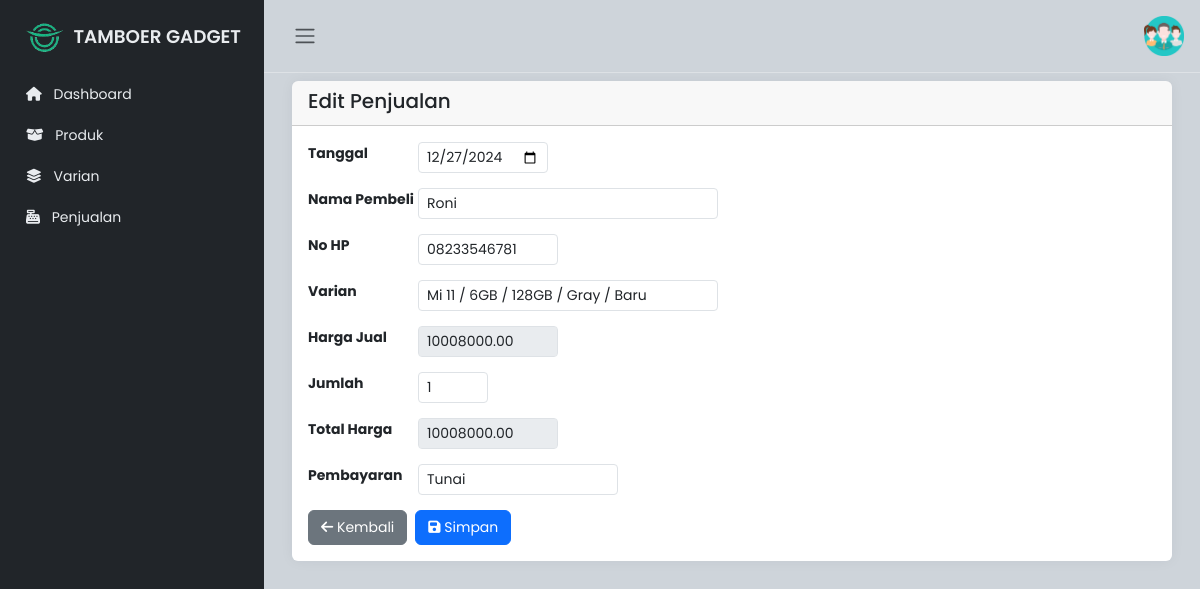
/pegawai/edit_penjualan.php?id=33, run on the app's committed database.
### tables this page shows
CREATE TABLE `penjualan` (
  `id_penjualan` int(11) NOT NULL,
  `id_faktur` int(11) NOT NULL,
  `tanggal` date NOT NULL,
  `id_user` int(11) NOT NULL,
  `nama_pembeli` varchar(255) NOT NULL,
  `no_hp` varchar(20) NOT NULL,
  `id_varian` int(11) DEFAULT NULL,
  `harga_jual` decimal(10,2) NOT NULL,
  `jumlah` int(11) NOT NULL,
  `total_harga` decimal(10,2) NOT NULL,
  `metode_pembayaran` enum('Tunai','Transfer') NOT NULL
);

### pegawai/edit_penjualan.php (the view, shortened to what this page needs)
<!DOCTYPE html>
<html lang="en">
<head>
    <link rel="stylesheet" href="https://cdn.jsdelivr.net/npm/bootstrap@5.3.0-alpha2/dist/css/bootstrap.min.css">
    <link rel="stylesheet" href="https://cdnjs.cloudflare.com/ajax/libs/font-awesome/6.1.1/css/all.min.css">
    <link rel="stylesheet" href="../css/style.css">
</head>
<body>
    <div class="wrapper">
        <?php include 'sidebar.php'; ?>
        <div class="main">
            <?php include 'navbar.php'; ?>
            <main class="content px-3 py-2">
                <div class="container-fluid">
                    <div class="card border-0">
                        <div class="card-header">
                            <h5 class="card-title mb-1">Edit Penjualan</h5>
                        </div>
                        <div class="card-body">
                            <?php
                            include 'koneksi.php';
                            $id_penjualan = $_GET['id'];
                            $query = "SELECT * FROM penjualan WHERE id_penjualan = '$id_penjualan'";
                            $result = mysqli_query($conn, $query);
                            $penjualan = mysqli_fetch_assoc($result);
                            ?>
                            <form action="proses_edit_penjualan.php" method="POST">
                                <div class="form-group">
                                    <label for="tanggal" class="form-label">Tanggal</label>
                                    <input type="date" class="form-control form-control-sm" id="tanggal" name="tanggal"
                                        value="<?php echo $penjualan['tanggal']; ?>" required style="max-width: 130px;">
                                </div>
                                <div class="form-group">
                                    <label for="nama_pembeli" class="form-label">Nama Pembeli</label>
                                    <input type="text" class="form-control form-control-sm" id="nama_pembeli"
                                        name="nama_pembeli" value="<?php echo $penjualan['nama_pembeli']; ?>" required>
                                </div>
                                <div class="form-group">
                                    <label for="no_hp" class="form-label">No HP</label>
                                    <input type="text" class="form-control form-control-sm" id="no_hp" name="no_hp"
                                        value="<?php echo $penjualan['no_hp']; ?>" required style="max-width: 140px;">
                                </div>
                                <div class="form-group">
                                    <label for="id_varian" class="form-label">Varian</label>
                                    <select class="form-control form-control-sm" id="id_varian" name="id_varian"
                                        required>
                                        <?php
                                        $query = "SELECT v.id_varian, prod.nama_hp, v.ram, v.warna, v.penyimpanan, v.kondisi
                                                      FROM varian v
                                                      JOIN produk prod ON v.id_produk = prod.id_produk";
                                        $result = mysqli_query($conn, $query);
                                        if (mysqli_num_rows($result) > 0) {
                                            while ($row = mysqli_fetch_assoc($result)) {
                                                $selected = ($row['id_varian'] == $penjualan['id_varian']) ? 'selected' : '';
                                                echo "<option value='" . $row['id_varian'] . "' $selected>" .
                                                    $row['nama_hp'] . " / " . $row['ram'] . " / " . $row['penyimpanan'] . " / " . $row['warna'] . " / " . ucfirst($row['kondisi']) .
                                                    "</option>";
                                            }
                                        } else {
                                            echo "<option value='' disabled>Tidak ada data varian</option>";
                                        }
                                        ?>
                                    </select>
                                </div>
                                <div class="form-group">
                                    <label for="harga_jual" class="form-label">Harga Jual</label>
                                    <input type="number" class="form-control form-control-sm" id="harga_jual"
                                        name="harga_jual" value="<?php echo $penjualan['harga_jual']; ?>" readonly
                                        style="max-width: 140px; background-color: #e9ecef;">
                                </div>
                                <div class="form-group">
                                    <label for="jumlah" class="form-label">Jumlah</label>
                                    <input type="number" class="form-control form-control-sm" id="jumlah" name="jumlah"
                                        value="<?php echo $penjualan['jumlah']; ?>" required style="max-width: 70px;">
                                </div>
                                <div class="form-group">
                                    <label for="total_harga" class="form-label">Total Harga</label>
                                    <input type="number" class="form-control form-control-sm" id="total_harga"
                                        name="total_harga" value="<?php echo $penjualan['total_harga']; ?>" readonly
                                        style="max-width: 140px; background-color: #e9ecef;">
                                </div>
                                <?php
                                $metode_pembayaran = isset($penjualan['metode_pembayaran']) ? $penjualan['metode_pembayaran'] : '';
                                ?>
                                <div class="form-group">
                                    <label for="metode_pembayaran" class="form-label">Pembayaran</label>
                                    <select class="form-control form-control-sm" id="metode_pembayaran"
                                        name="metode_pembayaran" required style="max-width: 200px;">
                                        <option value="Tunai" <?php echo ($metode_pembayaran === 'Tunai') ? 'selected' : ''; ?>>Tunai</option>
                                    </select>
                                </div>
                                <div class="d-flex justify-content-start">
                                    <button type="button" class="btn btn-secondary me-2" onclick="window.history.back()"
                                        style="font-size: 14px;">
                                        <i class="fas fa-arrow-left"></i> Kembali
                                    </button>
                                    <button type="submit" class="btn btn-primary" style="font-size: 14px;">
                                        <i class="fas fa-save"></i> Simpan
                                    </button>
                                </div>
                            </form>
                        </div>
                    </div>
                </div>
            </main>
        </div>
    </div>
</body>
</html>

### css/style.css (style rules this page uses)
body { font-family: "Poppins", sans-serif; font-size: 0.875rem; opacity: 1; overflow-y: scroll; margin: 0; }
.wrapper { align-items: stretch; display: flex; width: 100%; }
.main { display: flex; flex-direction: column; min-height: 100vh; min-width: 0; overflow: hidden; transition: all 0.35s ease-in-out; width: 100%; background: var(--bs-dark-bg-subtle); }
.content { flex: 1; max-width: 100vw; width: 100vw; }
@media (min-width: 768px) { .content { max-width: auto; width: auto; } }
.card { box-shadow: 0 0 0.875rem 0 rgba(34, 46, 60, 0.05); margin-bottom: 24px; }

### pegawai/edit_penjualan.php (style rules this page uses)
.form-group { display: flex; align-items: center; margin-bottom: 15px; }
.form-label { min-width: 110px; font-weight: bold; }
.form-control-sm { max-width: 300px; }

### data on the page
penjualan: tanggal "12/27/2024", nama_pembeli "Roni", no_hp "08233546781", harga_jual "10008000.00", jumlah "1", total_harga "10008000.00", metode_pembayaran "Tunai"

### other printed values
form field id_varian "Mi 11 / 6GB / 128GB / Gray / Baru"
